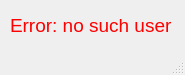
<?xml version="1.0" encoding="UTF-8"?>
<ui version="4.0">
 <class>MainWindow</class>
 <widget class="QMainWindow" name="MainWindow">
  <property name="geometry">
   <rect>
    <x>0</x>
    <y>0</y>
    <width>185</width>
    <height>75</height>
   </rect>
  </property>
  <property name="windowTitle">
   <string>MainWindow</string>
  </property>
  <widget class="QWidget" name="centralwidget">
   <widget class="QLabel" name="label">
    <property name="geometry">
     <rect>
      <x>10</x>
      <y>10</y>
      <width>171</width>
      <height>31</height>
     </rect>
    </property>
    <property name="text">
     <string>&lt;html&gt;&lt;head/&gt;&lt;body&gt;&lt;p&gt;&lt;span style=&quot; font-size:14pt; color:#ff0000;&quot;&gt;Error: no such user&lt;/span&gt;&lt;/p&gt;&lt;/body&gt;&lt;/html&gt;</string>
    </property>
   </widget>
  </widget>
  <widget class="QMenuBar" name="menubar">
   <property name="geometry">
    <rect>
     <x>0</x>
     <y>0</y>
     <width>185</width>
     <height>21</height>
    </rect>
   </property>
  </widget>
  <widget class="QStatusBar" name="statusbar"/>
 </widget>
 <resources/>
 <connections/>
</ui>
